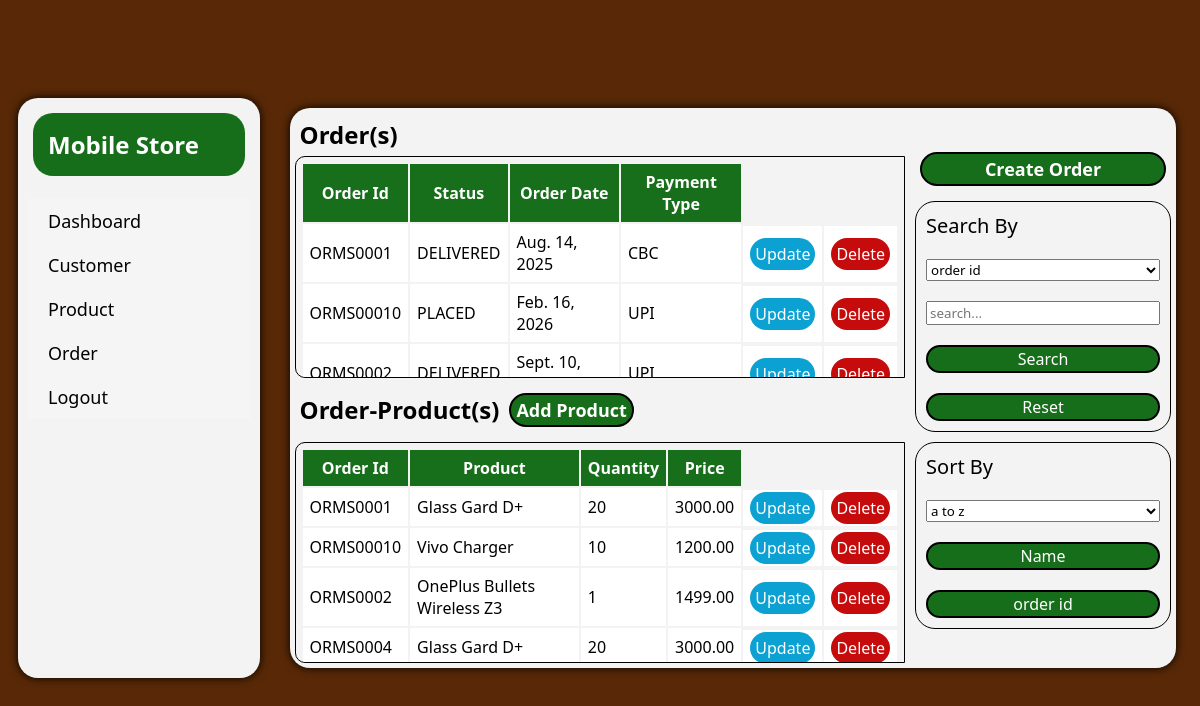
The page /store/order/ (signed in) on the database as committed earlier.
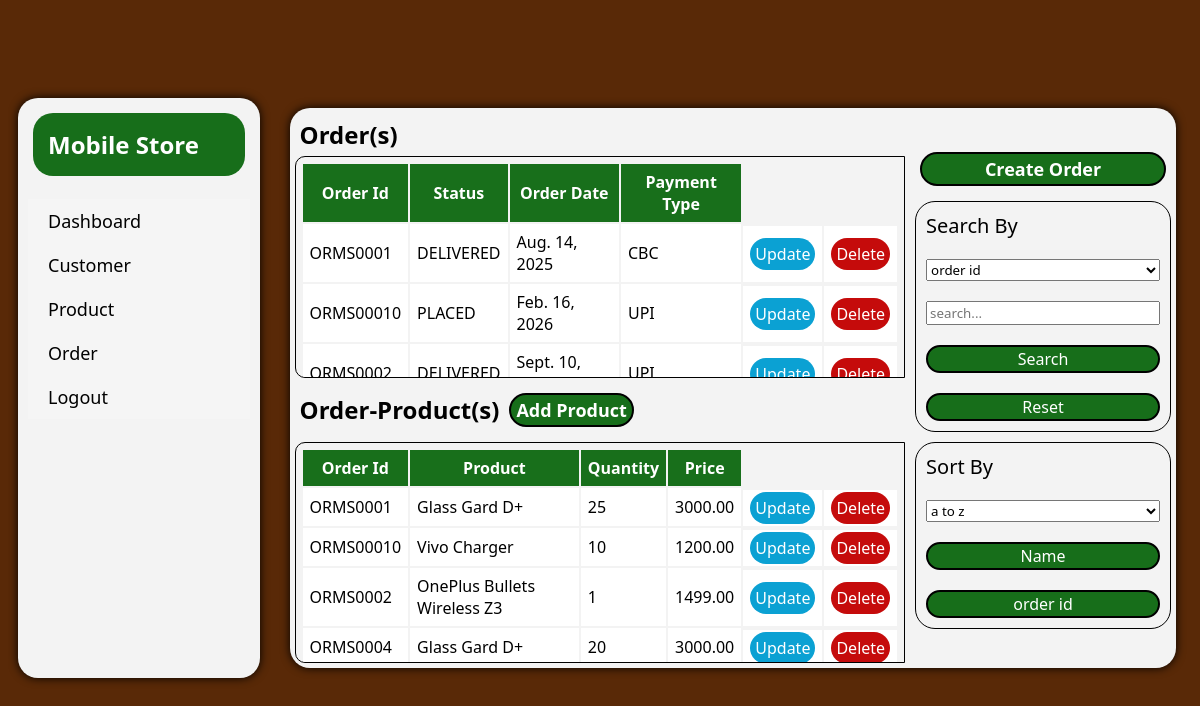
The same page on the database as committed later.
### store/models.py (models this page shows)
class Order_Product(models.Model):
    product = models.ForeignKey(Product, on_delete=models.CASCADE)
    order = models.ForeignKey(Order, on_delete=models.CASCADE)
    quantity = models.IntegerField(default=0)
    price = models.DecimalField(max_digits=10, decimal_places=2)
    class Meta:
        unique_together = ('order','product')

class Order(models.Model):
    paymentChoice = [
        ('UPI','UPI Payment'),
        ('DBC','Debit Card Payment'),
        ('CBC','Credit Card Payment'),
        ('COD', 'Cash On Delivery')
    ]
    statusChoice = [("PLACED","Placed"),
                    ("SHIPPED","Shipped"),
                    ("DELIVERED","Delivered")
                    ]
    orderId = models.CharField(max_length=10, primary_key=True)
    customer = models.ForeignKey(Customer, on_delete=models.CASCADE)
    status = models.CharField(max_length=20,choices=statusChoice, null=True)
    orderDate = models.DateField()
    paymentType = models.CharField(max_length=3, choices=paymentChoice)
    def __str__(self):
        return self.orderId

class Product(models.Model):
    avail_choices = [("IN","Available"),("OUT","Not Available")]
    prodId = models.CharField(max_length=10, primary_key=True)
    prodName = models.CharField(max_length=100)
    price = models.DecimalField(default=0.00, max_digits=10, decimal_places=2)
    quantity = models.IntegerField(default=0)
    availability = models.CharField(max_length=3, choices=avail_choices)
    def __str__(self):
        return self.prodName

### store/storeView/views.py (the view, shortened to what this page needs)
# urls.py: path("order/", views.order, name="order"),
@login_required(login_url="/account/logout/")
def order(request):
    orders = get_order(all=True,count_all=False)
    order_product = Order_Product.objects.all().order_by("order")
    return render(request, "store/order.html",
                  {"orders":orders[1],
                   "total_order":orders[0],
                   "order_product":order_product})

### store/storeView/views.py (called while the page is built)
def get_order(count_all=True, all=False):
    order = Order.objects.all().order_by("orderId")
    if all != True:
        if count_all != True:
            return None
        total_order = order.count()
        return [total_order,0]
    if count_all == True:
        total_order = order.count()
        return [total_order,order]
    return [0,order]

### store/templates/store/order.html (shortened to what this page needs)
{% extends "index.html" %}
{% block report_block %}
<div class="displayBox">
    <h3>Order(s)</h3>
    <div class="tableBox">
        <table>
            <tr>
                <th>Order Id</th>
                <th>Status</th>
                <th>Order Date</th>
                <th>Payment Type</th>
            </tr>
            {% for order in orders %}
            <tr>
                <td rowspan="2">{{order.orderId}}</td>
                <td rowspan="2">{{order.status}}</td>
                <td rowspan="2">{{order.orderDate}}</td>
                <td rowspan="2">{{order.paymentType}}</td>
                <tr>
                    <td><a class="updateBtn" href="/store/update_order/{{order.orderId}}/">Update</a></td>
                    <td><a class="deleteBtn" href="/store/delete_order/{{order.orderId}}/">Delete</a></td>
                </tr>
            </tr>
            {% endfor %}
        </table>
    </div>
    <div style="display:flex; flex-direction:row;">
        <h3>Order-Product(s)</h3>
        <a class="manageBtn" href="/store/add_orderproduct/">Add Product</a>
    </div>
    <div class="tableBox">
        <table>
            <tr>
                <th>Order Id</th>
                <th>Product</th>
                <th>Quantity</th>
                <th>Price</th>
            </tr>
            {% for ord in order_product %}
            <tr>
                <td rowspan="2">{{ord.order}}</td>
                <td rowspan="2">{{ord.product}}</td>
                <td rowspan="2">{{ord.quantity}}</td>
                <td rowspan="2">{{ord.price}}</td>
                <tr>
                    <td><a class="updateBtn" href="/store/update_orderproduct/{{ord.order}}/{{ord.product.prodId}}/">Update</a></td>
                    <td><a class="deleteBtn" href="/store/delete_orderproduct/{{ord.order}}/{{ord.product.prodId}}/">Delete</a></td>
                </tr>
            </tr>
            {% endfor %}
        </table>
    </div>
</div>
<div class="curdBox">
    <a class="manageBtn" href="/store/create_order/">Create Order</a>
    <div class="searchBox">
        <form class="column_form" method="post" action="/store/order/">
            <label>Search By</label>
            <select name="search_by" id="query">
                <option value="order_id">order id</option>
            </select>
            <input name="search_value" placeholder="search...">
            <button name="search_query">Search</button>
            <button name="reset">Reset</button>
        </form>
    </div>
    <div class="sortBox">
        <form class="column_form" method="post" action="/store/order/">
            <label>Sort By</label>
            <select name="sort_by" id="query">
                <option value="ascending">a to z</option>
            </select>
            <button name="name_sort">Name</button>
            <button name="id_sort">order id</button>
        </form>
    </div>
</div>
{% endblock report_block %}

Rows that differ between the two databases and show on the page:
changed Order_Product "ORMS0001": quantity "20" → "25"
